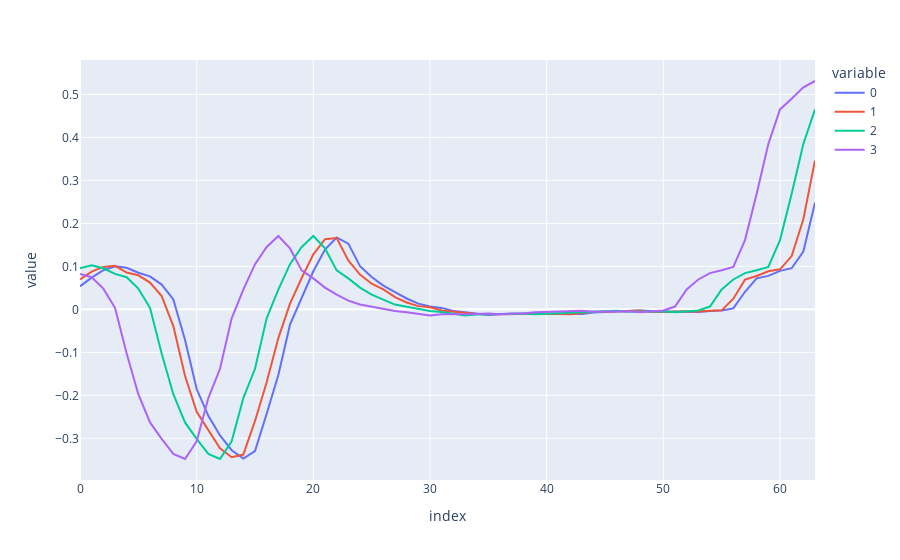

Notebook source saved alongside this figure:
### Code cell
for _x, _y in loader:
    _x, _y
    break


px.line(_y)
